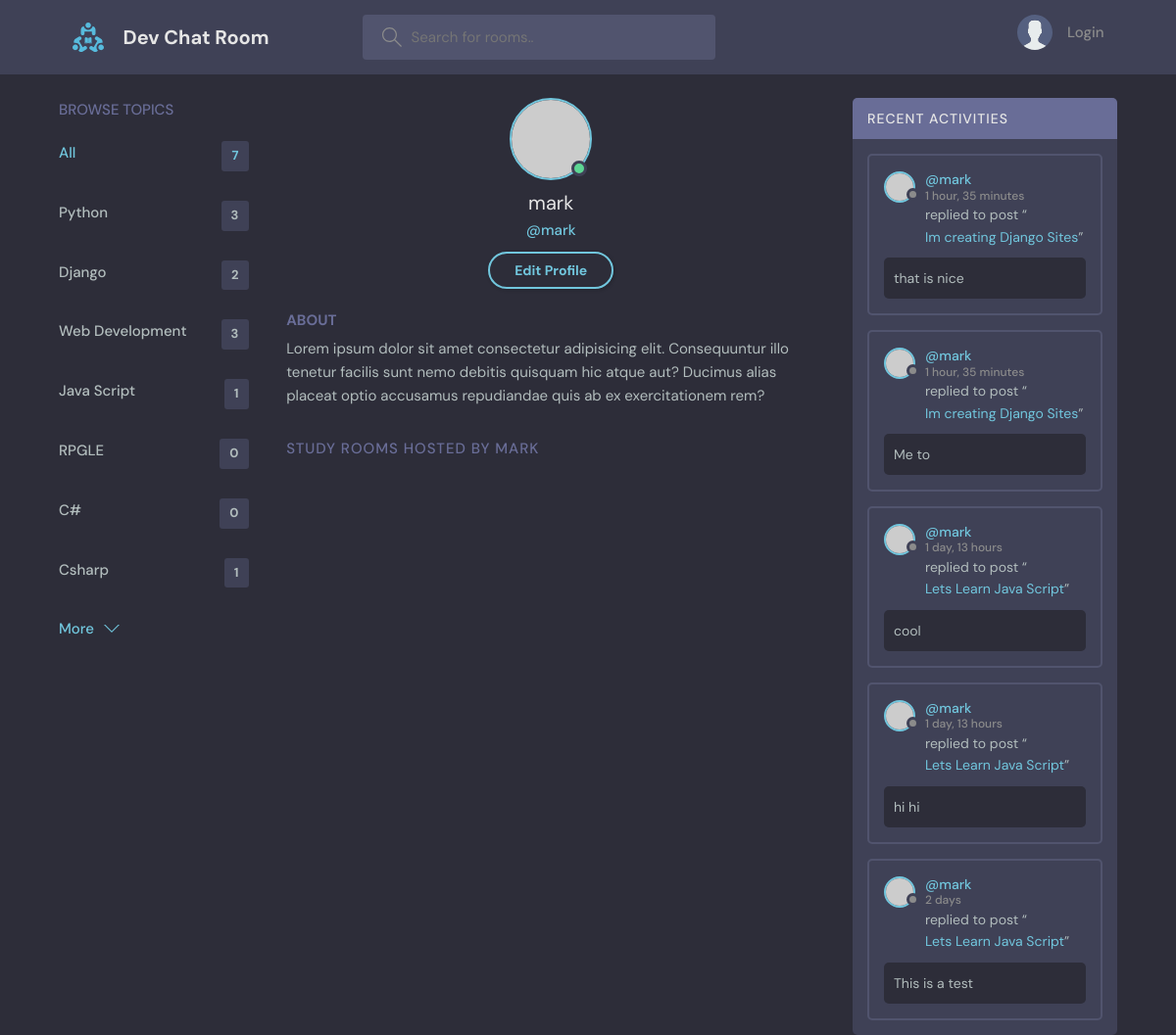
Screenshot of /profile/3/ with the database file from the repository.
### base/models.py (models this page shows, shortened)
class Topic(models.Model):
    name =models.CharField(max_length=200)

class Message(models.Model):
    user = models.ForeignKey(User,on_delete = models.CASCADE)
    room = models.ForeignKey(Room, on_delete =models.CASCADE)
    body = models.TextField ()
    updated = models.DateTimeField(auto_now=True)
    created = models.DateTimeField(auto_now_add=True)
    class Meta:
        ordering = ['-updated','-created']

class Room(models.Model):
    host = models.ForeignKey(User, on_delete=models.SET_NULL,null=True)
    topic = models.ForeignKey(Topic, on_delete=models.SET_NULL,null=True)
    name =models.CharField(max_length=200)
    description = models.TextField(null=True, blank=True, max_length=300)
    participants = models.ManyToManyField(User, related_name="participants",blank=True)
    updated = models.DateTimeField(auto_now=True)
    created = models.DateTimeField(auto_now_add=True)
    class Meta:
        ordering = ['-updated','-created']
    def __str__(self):
        return self.name

### base/views.py (the view)
# urls.py: path('profile/<str:pk>/',views.userProfile, name='user-profile'),
def userProfile(request,pk):
    user = User.objects.get(id=pk)
    rooms = user.room_set.all()
    room_messages =user.message_set.all()
    topics = Topic.objects.all()
    context = {'user':user,'rooms':rooms,'room_messages':room_messages,'topics':topics}
    return render(request, 'base/profile.html',context)

### base/templates/base/profile.html (shortened to what this page needs)
{% extends 'main.html' %}
{% block content %}
  <main class="profile-page layout layout--3">
    <div class="container">
      {%include "base/topics_components.html"%}
      <div class="roomList">
        <div class="profile">
          <div class="profile__avatar">
            <div class="avatar avatar--large active">
              <img src="https://randomuser.me/api/portraits/men/11.jpg" />
            </div>
          </div>
          <div class="profile__info">
            <h3>{{user.username}}</h3>
            <p>@{{user.username}}</p>
            <a href="edit-user.html" class="btn btn--main btn--pill">Edit Profile</a>
          </div>
          <div class="profile__about">
            <h3>About</h3>
            <p>
              Lorem ipsum dolor sit amet consectetur adipisicing elit. Consequuntur illo tenetur
              facilis sunt nemo debitis quisquam hic atque aut? Ducimus alias placeat optio
              accusamus repudiandae quis ab ex exercitationem rem?
            </p>
          </div>
        </div>
        <div class="roomList__header">
          <div>
            <h2>Study Rooms Hosted by {{user.username}}</a>
            </h2>
          </div>
        </div>
      </div>
      {%include "base/activity_component.html"%}
    </div>
  </main>
  {% endblock content%}

### base/templates/base/topics_components.html
<div class="topics">
    <div class="topics__header">
      <h2>Browse Topics</h2>
    </div>
    <ul class="topics__list">
      <li>
        <a href="{% url 'home' %}" class="active">All <span>{{topics.count}}</span></a>
      </li>
      {% for topic in topics %}
      <li>
        <a href="{% url 'home' %}?q={{topic.name}}">{{ topic.name }} <span>{{topic.room_set.all.count}}</span></a>
      </li>
      {% endfor %}
    </ul>
    <a class="btn btn--link" href="topics.html">
      More
      <svg version="1.1" xmlns="http://www.w3.org/2000/svg" width="32" height="32" viewBox="0 0 32 32">
        <title>chevron-down</title>
        <path d="M16 21l-13-13h-3l16 16 16-16h-3l-13 13z"></path>
      </svg>
    </a>
  </div>

### base/templates/base/activity_component.html (shortened to what this page needs)
<div class="activities">
  <div class="activities__header">
    <h2>Recent Activities</h2>
  </div>
  {%for messages in room_messages%}
  <div class="activities__box">
    <div class="activities__boxHeader roomListRoom__header">
      <a href="{% url 'user-profile' messages.user.id %}" class="roomListRoom__author">
        <div class="avatar avatar--small">
          <img src="https://randomuser.me/api/portraits/women/11.jpg" />
        </div>
        <p>
          @{{messages.user }}
          <span>{{messages.created | timesince}}</span>
        </p>
      </a>
    </div>
    <div class="activities__boxContent">
      <p>replied to post “<a href="{% url 'room' messages.room.id %}">{{messages.room}}</a>”</p>
      <div class="activities__boxRoomContent">
        <p>{{messages.body}}</p>
      </div>
    </div>
  </div>
  {%endfor %}
</div>

### rows the page displays
Topic: name "Python", room_set.all.count "3"
Topic: name "Django", room_set.all.count "2"
Topic: name "Web Development", room_set.all.count "3"
Topic: name "Java Script", room_set.all.count "1"
Topic: name "RPGLE", room_set.all.count "0"
Topic: name "C#", room_set.all.count "0"
Topic: name "Csharp", room_set.all.count "1"
Message: user "mark", created "1 hour, 35 minutes", room "Im creating Django Sites", body "that is nice"
Message: user "mark", created "1 hour, 35 minutes", room "Im creating Django Sites", body "Me to"
Message: user "mark", created "1 day, 13 hours", room "Lets Learn Java Script", body "cool"
Message: user "mark", created "1 day, 13 hours", room "Lets Learn Java Script", body "hi hi"
Message: user "mark", created "2 days", room "Lets Learn Java Script", body "This is a test"

### other values shown
{{ topics.count }} "7"
{{ user.username }} "mark"
{{ user.username }} "MARK"
